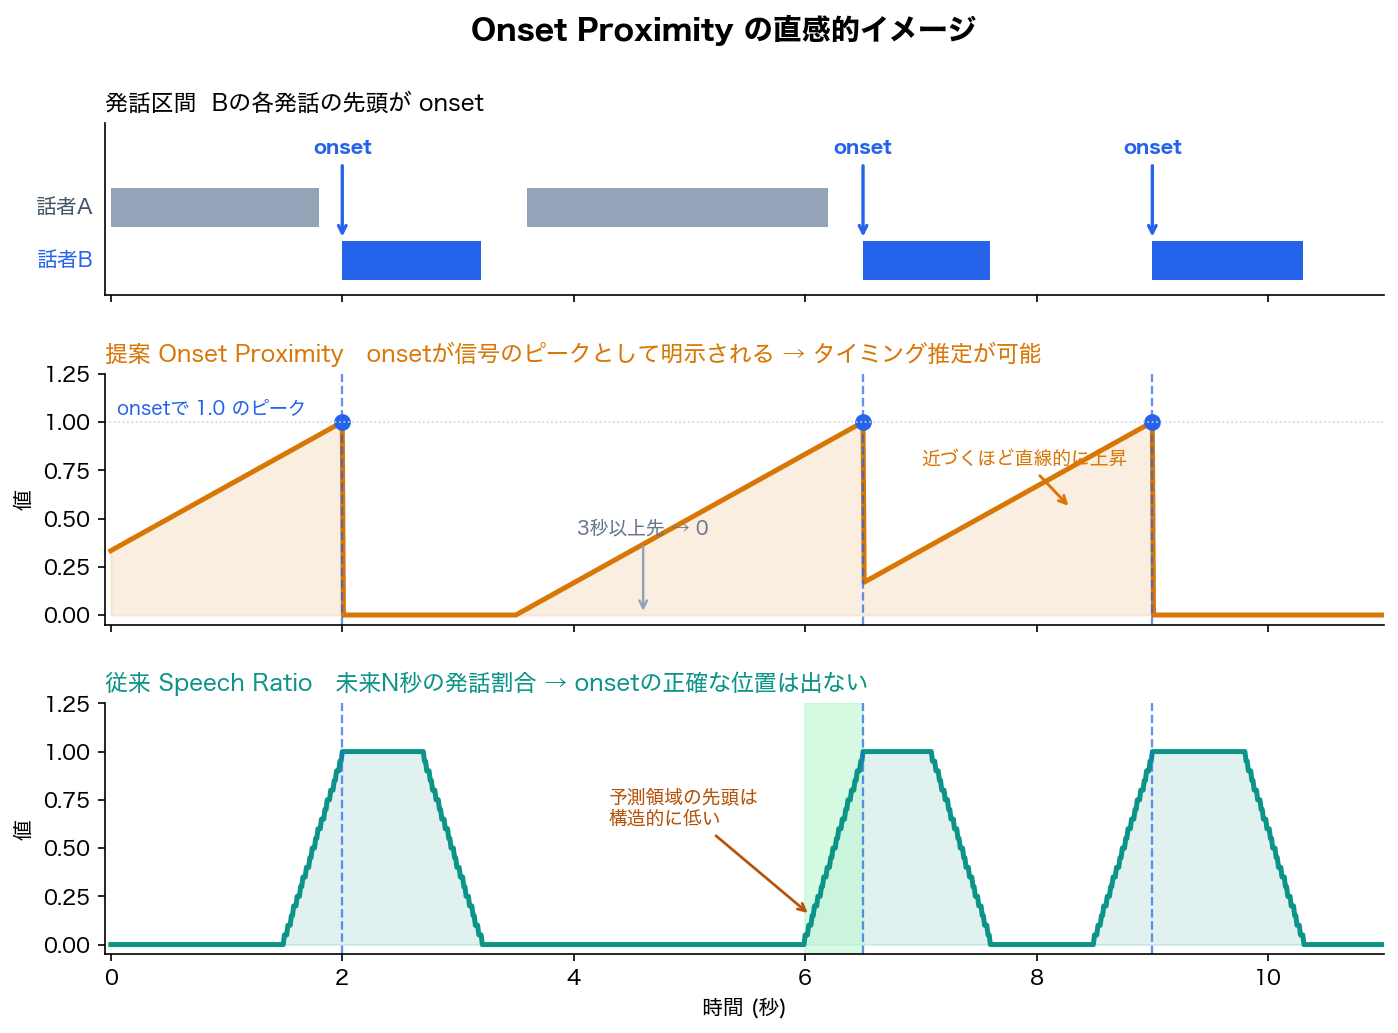

The script that saved this image:
"""
Onset Proximity ラベルの直感的な可視化。

役割: report.md の式 onset_proximity[t,s] = max(0, 1 - d(t,s)/H) が
      どんな波形になるかを図で示す。比較として従来の speech ratio も描く。
入力: なし（説明用の合成例）
出力: onset_proximity_illustration.png
"""
import numpy as np
import matplotlib
import matplotlib.pyplot as plt
from matplotlib import font_manager

# 日本語表示のため、macOS標準の Hiragino を登録
_jp = "/System/Library/Fonts/ヒラギノ角ゴシック W4.ttc"
try:
    font_manager.fontManager.addfont(_jp)
    matplotlib.rcParams["font.family"] = font_manager.FontProperties(fname=_jp).get_name()
except Exception:
    matplotlib.rcParams["font.family"] = "Hiragino Sans GB"
matplotlib.rcParams["axes.unicode_minus"] = False

# --- 説明用の合成データ ---
fps = 100
T = 11.0
t = np.linspace(0, T, int(T * fps) + 1)
H = 3.0  # horizon

# 次話者(話者B)の発話区間。各区間の先頭が onset
b_segments = [(2.0, 3.2), (6.5, 7.6), (9.0, 10.3)]
b_onsets = [s for s, _ in b_segments]

# 話者A(現話者)の発話区間。Bのonsetまで話している想定
a_segments = [(0.0, 1.8), (3.6, 6.2)]

def onset_proximity(time, onsets, H):
    """各フレームから次のonsetまでの距離で proximity を計算。
    入力: time フレーム時刻配列, onsets onset時刻リスト, H 正規化horizon
    出力: proximity 配列(0..1)。次のonsetが無いフレームは0"""
    prox = np.zeros_like(time)
    for i, tt in enumerate(time):
        future = [o for o in onsets if o >= tt]
        if not future:
            prox[i] = 0.0
            continue
        d = future[0] - tt
        prox[i] = max(0.0, 1.0 - d / H)
    return prox

prox_b = onset_proximity(t, b_onsets, H)

# 従来の speech ratio 風の信号(未来0.5sの発話割合)を簡易再現
def speech_ratio(time, segments, win=0.5):
    """未来 win 秒間に話者が話している割合。
    入力: time, segments 発話区間, win 窓長
    出力: ratio 配列(0..1)"""
    ratio = np.zeros_like(time)
    for i, tt in enumerate(time):
        future = np.linspace(tt, tt + win, 20)
        active = 0
        for f in future:
            if any(s <= f <= e for s, e in segments):
                active += 1
        ratio[i] = active / len(future)
    return ratio

ratio_b = speech_ratio(t, b_segments)

# --- 描画 ---
fig, axes = plt.subplots(3, 1, figsize=(11, 7.2), sharex=True,
                         gridspec_kw={"height_ratios": [1.1, 1.6, 1.6]})
plt.subplots_adjust(hspace=0.35)

cA, cB, cProx, cRatio = "#94a3b8", "#2563eb", "#d97706", "#0d9488"

# (1) 発話区間
ax = axes[0]
for s, e in a_segments:
    ax.broken_barh([(s, e - s)], (0.55, 0.32), facecolors=cA, edgecolor="none")
for s, e in b_segments:
    ax.broken_barh([(s, e - s)], (0.12, 0.32), facecolors=cB, edgecolor="none")
for o in b_onsets:
    ax.annotate("onset", xy=(o, 0.44), xytext=(o, 1.15),
                ha="center", fontsize=9, color=cB, fontweight="bold",
                arrowprops=dict(arrowstyle="->", color=cB, lw=1.6))
ax.text(-0.15, 0.71, "話者A", va="center", ha="right", fontsize=10, color="#475569")
ax.text(-0.15, 0.28, "話者B", va="center", ha="right", fontsize=10, color=cB)
ax.set_ylim(0, 1.4); ax.set_yticks([])
ax.set_title("発話区間  Bの各発話の先頭が onset", fontsize=11, loc="left")

# (2) onset proximity
ax = axes[1]
ax.plot(t, prox_b, color=cProx, lw=2.4)
ax.fill_between(t, prox_b, color=cProx, alpha=0.12)
for o in b_onsets:
    ax.axvline(o, color=cB, ls="--", lw=1.1, alpha=0.7)
    ax.plot(o, 1.0, "o", color=cB, ms=7)
ax.axhline(1.0, color="#cbd5e1", lw=0.8, ls=":")
ax.text(0.05, 1.04, "onsetで 1.0 のピーク", fontsize=9, color=cB)
ax.annotate("3秒以上先 → 0", xy=(4.6, 0.0), xytext=(4.6, 0.42),
            fontsize=9, color="#64748b", ha="center",
            arrowprops=dict(arrowstyle="->", color="#94a3b8", lw=1.2))
ax.annotate("近づくほど直線的に上昇", xy=(8.3, 0.55), xytext=(7.0, 0.78),
            fontsize=9, color=cProx,
            arrowprops=dict(arrowstyle="->", color=cProx, lw=1.4))
ax.set_ylim(-0.05, 1.25); ax.set_ylabel("値")
ax.set_title("提案 Onset Proximity   onsetが信号のピークとして明示される → タイミング推定が可能",
             fontsize=11, loc="left", color=cProx)

# (3) speech ratio
ax = axes[2]
ax.plot(t, ratio_b, color=cRatio, lw=2.4)
ax.fill_between(t, ratio_b, color=cRatio, alpha=0.12)
for o in b_onsets:
    ax.axvline(o, color=cB, ls="--", lw=1.1, alpha=0.7)
# 予測領域(沈黙直前0.5s)を例示
pr_start, pr_end = b_onsets[1] - 0.5, b_onsets[1]
ax.axvspan(pr_start, pr_end, color="#bbf7d0", alpha=0.6)
ax.annotate("予測領域の先頭は\n構造的に低い", xy=(pr_start + 0.05, 0.15),
            xytext=(4.3, 0.62), fontsize=9, color="#b45309",
            arrowprops=dict(arrowstyle="->", color="#b45309", lw=1.3))
ax.set_ylim(-0.05, 1.25); ax.set_ylabel("値"); ax.set_xlabel("時間 (秒)")
ax.set_title("従来 Speech Ratio   未来N秒の発話割合 → onsetの正確な位置は出ない",
             fontsize=11, loc="left", color=cRatio)

for ax in axes:
    ax.set_xlim(-0.05, T)
    ax.spines[["top", "right"]].set_visible(False)

fig.suptitle("Onset Proximity の直感的イメージ", fontsize=14, fontweight="bold", x=0.5)
fig.savefig("/Users/onishi/VAP-O/docs/onset_proximity_illustration.png",
            dpi=150, bbox_inches="tight")
print("saved")
